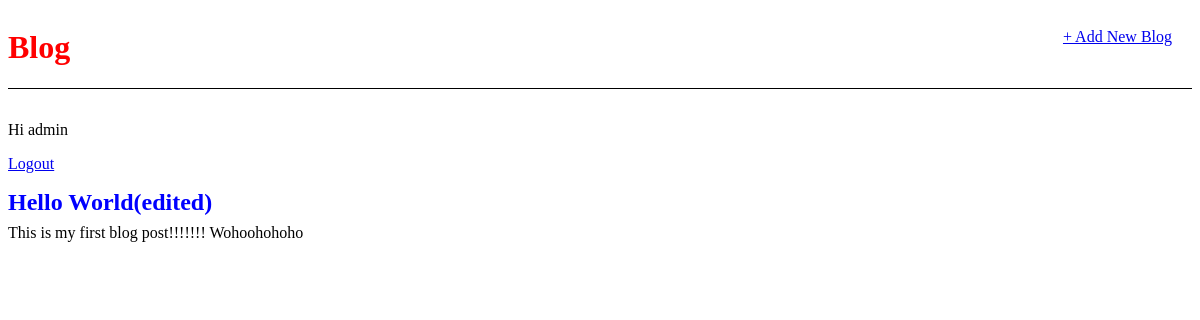
The app's page / (signed in) with its own data.
### blog/models.py (models this page shows, shortened)
class Post(models.Model):
    title = models.CharField(max_length=200)
    author = models.ForeignKey('auth.User', on_delete=models.CASCADE,)
    body = models.TextField()

### blog/views.py (the view)
# urls.py: path('', BlogListView.as_view(), name='home'),
class BlogListView(ListView):
    model = Post
    template_name = 'home.html'

### templates/home.html (shortened to what this page needs)
{% extends 'base.html' %}
{% block content %}
{% for post in object_list %}
<div class="post-entry">
    <h2><a href="{% url 'post_detail' post.pk %}">{{post.title}}</a></h2>
    <p>{{post.body}}</p>
</div>
{% endfor %}
{% endblock content %}

### templates/base.html (shortened to what this page needs)
<!DOCTYPE html>
{% load static %}
<html lang="en">
<head>
    <link rel="stylesheet" href="{% static 'css/base.css' %}">
</head>
<body>
    <header>
        <div class="nav-left">
            <h1><a href="{% url 'home' %}">Blog</a></h1>
        </div>
        <div class="nav-right">
            <a href="{% url 'post_new' %}">+ Add New Blog</a>
        </div>
    </header>
    {% if user.is_authenticated %}
    <p>Hi {{user.username}}</p>
    <p><a href="{% url 'logout' %}">Logout</a></p>
    {% else %}
    <p>You are not logged in</p>
    <a href="{% url 'login' %}">Log In</a>
    {% endif%}
    <div>
        {% block content %}
        {% endblock content %}
        </div>
</body>
</html>

### static/css/base.css (style rules this page uses)
header h1 a { color: red; text-decoration: none; }
header { border-bottom: 1px solid black; margin-bottom: 2rem; display: flex; justify-content: space-between; }
.post-entry { margin-bottom: 2rem; }
.post-entry h2 { margin: 0.5rem 0; }
.post-entry h2 a, .post-entry h2 a:visited { color: blue; text-decoration: none; }
.post-entry p { margin: 0; font-weight: 400; }
.nav-right { padding: 20px; }

### records on screen
Post: title "Hello World(edited)", body "This is my first blog post!!!!!!! Wohoohohoho"

### other values on screen
{{ user.username }} "admin"
